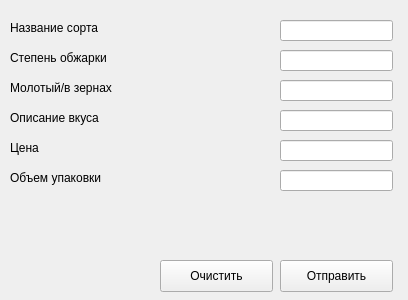
<?xml version="1.0" encoding="UTF-8"?>
<ui version="4.0">
 <class>Form</class>
 <widget class="QWidget" name="Form">
  <property name="geometry">
   <rect>
    <x>0</x>
    <y>0</y>
    <width>408</width>
    <height>300</height>
   </rect>
  </property>
  <property name="windowTitle">
   <string>Form</string>
  </property>
  <widget class="QLineEdit" name="nameEdit">
   <property name="geometry">
    <rect>
     <x>280</x>
     <y>20</y>
     <width>113</width>
     <height>21</height>
    </rect>
   </property>
  </widget>
  <widget class="QLabel" name="label">
   <property name="geometry">
    <rect>
     <x>10</x>
     <y>20</y>
     <width>131</width>
     <height>16</height>
    </rect>
   </property>
   <property name="text">
    <string>Название сорта</string>
   </property>
  </widget>
  <widget class="QLineEdit" name="degreeEdit">
   <property name="geometry">
    <rect>
     <x>280</x>
     <y>50</y>
     <width>113</width>
     <height>21</height>
    </rect>
   </property>
   <property name="text">
    <string/>
   </property>
  </widget>
  <widget class="QLabel" name="label_2">
   <property name="geometry">
    <rect>
     <x>10</x>
     <y>50</y>
     <width>131</width>
     <height>16</height>
    </rect>
   </property>
   <property name="text">
    <string>Степень обжарки</string>
   </property>
  </widget>
  <widget class="QLabel" name="label_3">
   <property name="geometry">
    <rect>
     <x>10</x>
     <y>110</y>
     <width>131</width>
     <height>16</height>
    </rect>
   </property>
   <property name="text">
    <string>Описание вкуса</string>
   </property>
  </widget>
  <widget class="QLineEdit" name="groundbeansEdit">
   <property name="geometry">
    <rect>
     <x>280</x>
     <y>80</y>
     <width>113</width>
     <height>21</height>
    </rect>
   </property>
  </widget>
  <widget class="QLineEdit" name="tasteEdit">
   <property name="geometry">
    <rect>
     <x>280</x>
     <y>110</y>
     <width>113</width>
     <height>21</height>
    </rect>
   </property>
   <property name="text">
    <string/>
   </property>
  </widget>
  <widget class="QLabel" name="label_4">
   <property name="geometry">
    <rect>
     <x>10</x>
     <y>80</y>
     <width>131</width>
     <height>16</height>
    </rect>
   </property>
   <property name="text">
    <string>Молотый/в зернах</string>
   </property>
  </widget>
  <widget class="QLabel" name="label_5">
   <property name="geometry">
    <rect>
     <x>10</x>
     <y>170</y>
     <width>131</width>
     <height>16</height>
    </rect>
   </property>
   <property name="text">
    <string>Объем упаковки</string>
   </property>
  </widget>
  <widget class="QLabel" name="label_6">
   <property name="geometry">
    <rect>
     <x>10</x>
     <y>140</y>
     <width>131</width>
     <height>16</height>
    </rect>
   </property>
   <property name="text">
    <string>Цена</string>
   </property>
  </widget>
  <widget class="QLineEdit" name="priceEdit">
   <property name="geometry">
    <rect>
     <x>280</x>
     <y>140</y>
     <width>113</width>
     <height>21</height>
    </rect>
   </property>
  </widget>
  <widget class="QLineEdit" name="volumeEdit">
   <property name="geometry">
    <rect>
     <x>280</x>
     <y>170</y>
     <width>113</width>
     <height>21</height>
    </rect>
   </property>
   <property name="text">
    <string/>
   </property>
  </widget>
  <widget class="QPushButton" name="sendButton">
   <property name="geometry">
    <rect>
     <x>280</x>
     <y>260</y>
     <width>113</width>
     <height>32</height>
    </rect>
   </property>
   <property name="text">
    <string>Отправить</string>
   </property>
  </widget>
  <widget class="QPushButton" name="clearButton">
   <property name="geometry">
    <rect>
     <x>160</x>
     <y>260</y>
     <width>113</width>
     <height>32</height>
    </rect>
   </property>
   <property name="text">
    <string>Очистить</string>
   </property>
  </widget>
  <widget class="QLabel" name="resultLabel">
   <property name="geometry">
    <rect>
     <x>10</x>
     <y>200</y>
     <width>381</width>
     <height>41</height>
    </rect>
   </property>
   <property name="text">
    <string/>
   </property>
   <property name="wordWrap">
    <bool>true</bool>
   </property>
  </widget>
 </widget>
 <resources/>
 <connections/>
</ui>
